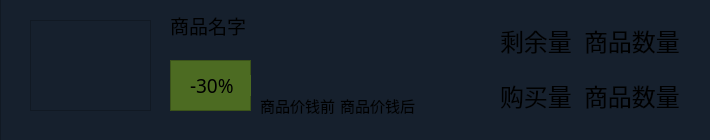
<?xml version="1.0" encoding="UTF-8"?>
<ui version="4.0">
 <class>shopListDetail</class>
 <widget class="QWidget" name="shopListDetail">
  <property name="geometry">
   <rect>
    <x>0</x>
    <y>0</y>
    <width>710</width>
    <height>140</height>
   </rect>
  </property>
  <property name="windowTitle">
   <string>Form</string>
  </property>
  <widget class="QFrame" name="frame_2">
   <property name="geometry">
    <rect>
     <x>0</x>
     <y>-10</y>
     <width>741</width>
     <height>161</height>
    </rect>
   </property>
   <property name="styleSheet">
    <string notr="true">background-color: rgb(22, 32, 45);</string>
   </property>
   <property name="frameShape">
    <enum>QFrame::StyledPanel</enum>
   </property>
   <property name="frameShadow">
    <enum>QFrame::Raised</enum>
   </property>
   <widget class="QFrame" name="discount_fra">
    <property name="geometry">
     <rect>
      <x>170</x>
      <y>70</y>
      <width>81</width>
      <height>51</height>
     </rect>
    </property>
    <property name="styleSheet">
     <string notr="true">background-color: rgb(76, 107, 34);</string>
    </property>
    <property name="frameShape">
     <enum>QFrame::StyledPanel</enum>
    </property>
    <property name="frameShadow">
     <enum>QFrame::Raised</enum>
    </property>
    <widget class="QLabel" name="discoutPrecent_lb">
     <property name="geometry">
      <rect>
       <x>20</x>
       <y>15</y>
       <width>61</width>
       <height>21</height>
      </rect>
     </property>
     <property name="font">
      <font>
       <family>阿里巴巴普惠体 M</family>
       <pointsize>14</pointsize>
      </font>
     </property>
     <property name="text">
      <string>-30%</string>
     </property>
    </widget>
   </widget>
   <widget class="QLabel" name="proName_lb">
    <property name="geometry">
     <rect>
      <x>170</x>
      <y>20</y>
      <width>261</width>
      <height>31</height>
     </rect>
    </property>
    <property name="font">
     <font>
      <family>阿里巴巴普惠体 M</family>
      <pointsize>14</pointsize>
     </font>
    </property>
    <property name="text">
     <string>商品名字</string>
    </property>
   </widget>
   <widget class="QFrame" name="proIcon">
    <property name="geometry">
     <rect>
      <x>30</x>
      <y>30</y>
      <width>121</width>
      <height>91</height>
     </rect>
    </property>
    <property name="frameShape">
     <enum>QFrame::StyledPanel</enum>
    </property>
    <property name="frameShadow">
     <enum>QFrame::Raised</enum>
    </property>
   </widget>
   <widget class="QLabel" name="Number_lb">
    <property name="geometry">
     <rect>
      <x>584</x>
      <y>80</y>
      <width>111</width>
      <height>51</height>
     </rect>
    </property>
    <property name="font">
     <font>
      <family>阿里巴巴普惠体 M</family>
      <pointsize>18</pointsize>
     </font>
    </property>
    <property name="text">
     <string>商品数量</string>
    </property>
   </widget>
   <widget class="QLabel" name="discountPriceold_lb">
    <property name="geometry">
     <rect>
      <x>260</x>
      <y>100</y>
      <width>81</width>
      <height>31</height>
     </rect>
    </property>
    <property name="font">
     <font>
      <family>阿里巴巴普惠体 M</family>
      <pointsize>11</pointsize>
     </font>
    </property>
    <property name="text">
     <string>商品价钱前</string>
    </property>
   </widget>
   <widget class="QLabel" name="discountPricenew_lb">
    <property name="geometry">
     <rect>
      <x>340</x>
      <y>100</y>
      <width>81</width>
      <height>31</height>
     </rect>
    </property>
    <property name="font">
     <font>
      <family>阿里巴巴普惠体 M</family>
      <pointsize>11</pointsize>
     </font>
    </property>
    <property name="text">
     <string>商品价钱后</string>
    </property>
   </widget>
   <widget class="QLabel" name="lastNumber_lb">
    <property name="geometry">
     <rect>
      <x>584</x>
      <y>25</y>
      <width>111</width>
      <height>51</height>
     </rect>
    </property>
    <property name="font">
     <font>
      <family>阿里巴巴普惠体 M</family>
      <pointsize>18</pointsize>
     </font>
    </property>
    <property name="text">
     <string>商品数量</string>
    </property>
   </widget>
   <widget class="QLabel" name="buytext_lb">
    <property name="geometry">
     <rect>
      <x>500</x>
      <y>80</y>
      <width>81</width>
      <height>51</height>
     </rect>
    </property>
    <property name="font">
     <font>
      <family>阿里巴巴普惠体 M</family>
      <pointsize>18</pointsize>
     </font>
    </property>
    <property name="text">
     <string>购买量：</string>
    </property>
   </widget>
   <widget class="QLabel" name="lastText_lb">
    <property name="geometry">
     <rect>
      <x>500</x>
      <y>25</y>
      <width>81</width>
      <height>51</height>
     </rect>
    </property>
    <property name="font">
     <font>
      <family>阿里巴巴普惠体 M</family>
      <pointsize>18</pointsize>
     </font>
    </property>
    <property name="text">
     <string>剩余量：</string>
    </property>
   </widget>
  </widget>
 </widget>
 <resources/>
 <connections/>
</ui>
